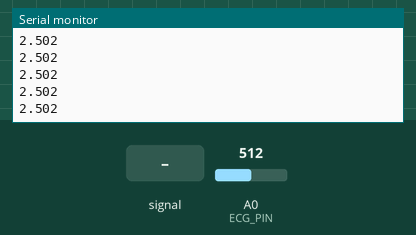
A sketch run on a simulated Arduino Uno, built with avr-gcc and run on an emulated ATmega328P. Shown: the last lines printed to the serial monitor. Inputs (shaded band) come from the test bench; at power-on: A0 (ECG_PIN) = 512.

Above: at 1.2 s.
1.3 s: A0 (ECG_PIN) fed a 200 Hz sine of ±81 counts around its level
At 2.3 s:
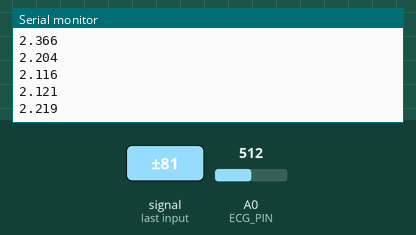
2.8 s: A0 (ECG_PIN) set to 716
At 3.5 s:
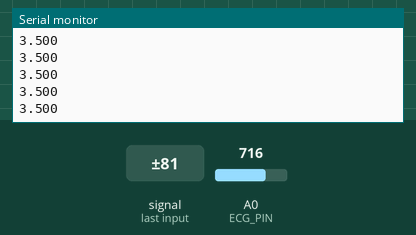
4.3 s: A0 (ECG_PIN) fed a 1000 Hz sine of ±255 counts around its level
5.8 s: A0 (ECG_PIN) set to 1023
At 6.9 s:
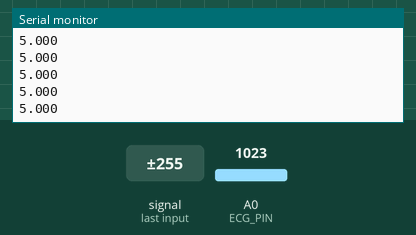
Timing chart, 0 to 8.3 s (numbered marks = the images above; inputs shaded):
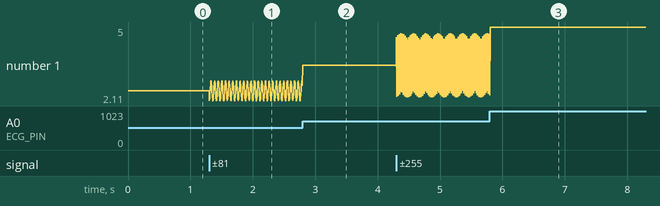

The sketch:

ecg_sender.ino
```cpp
// ecg_sender.ino
// Reads analog ECG on A0 and streams voltage over serial at ~250Hz.

const int ECG_PIN = A0;

void setup() {
  Serial.begin(115200);
  pinMode(ECG_PIN, INPUT);
}

void loop() {
  int raw = analogRead(ECG_PIN);         // 0–1023
  float voltage = raw * (5.0 / 1023.0);  // Convert to volts
  Serial.println(voltage, 3);            // e.g. "1.234"
  delay(4);                              // ~250 samples/sec
}
```

Measured:
- after the input at 1.3 s, the serial monitor: prints a new line at once (image 1)
- plotted number 1: 2.5 → 2.71 after the input at 1.3 s
